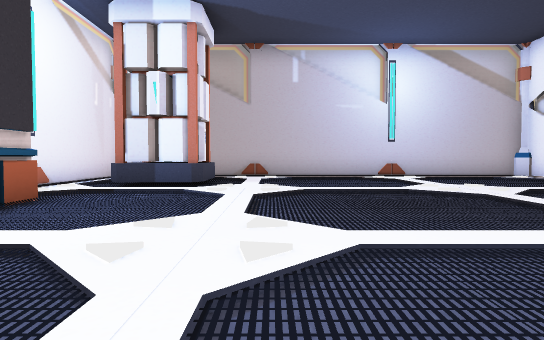
View 1 (above)

12 first-person views from a walk through a Unity game level. The camera is 0.59 m above the floor, tilts 2° down and sees 75° across. Doors are open. The floor is counted in squares, 1 m on a side. Each view is taken from the middle of a square. On the plan, view 1 faces up. The plan holds only what a view shows up to about 10 squares ahead; the rest is blank. The place goes on beyond the plan.

View 2
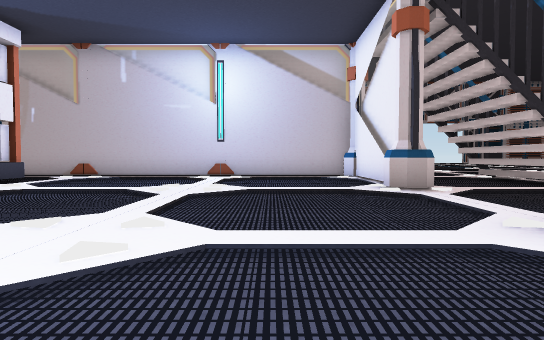

View 3
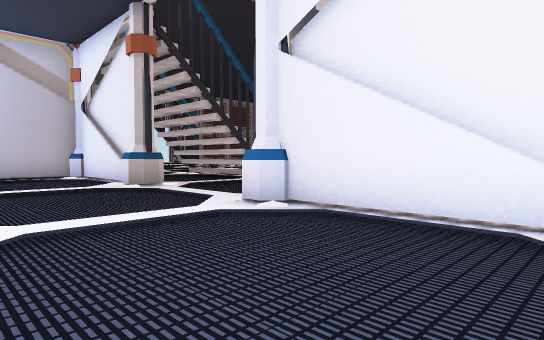

View 4
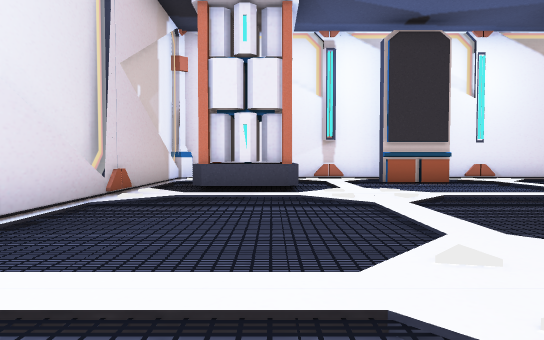

View 5
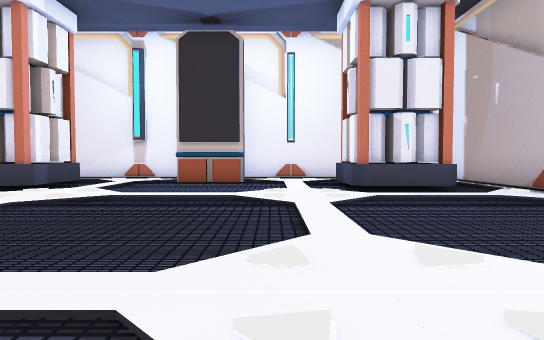

View 6
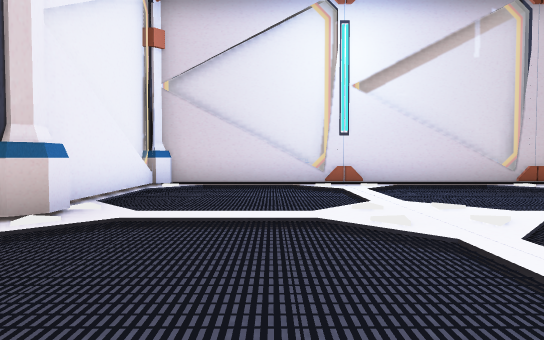

View 7
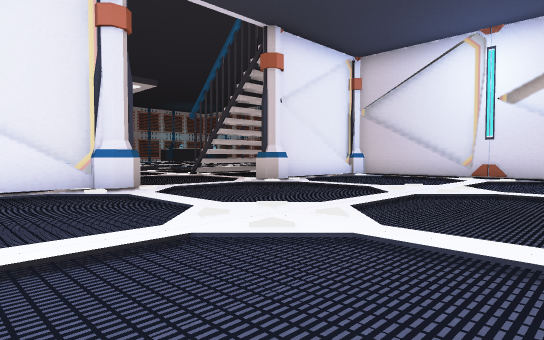

View 8
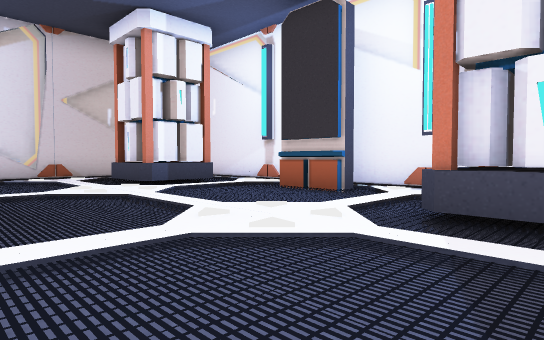

View 9
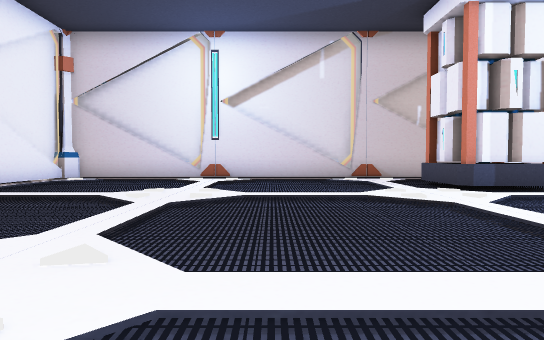

View 10
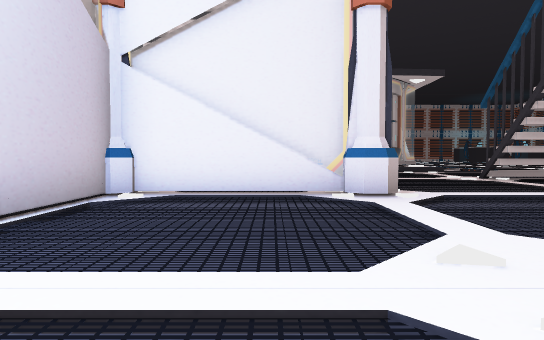

View 11
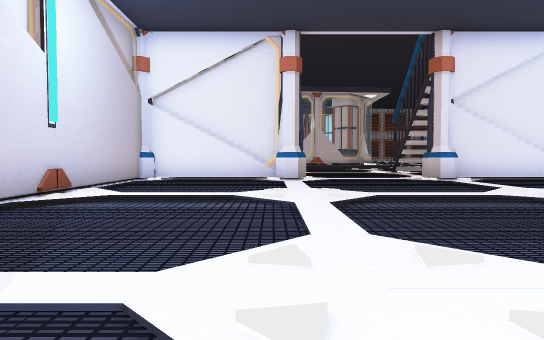

View 12
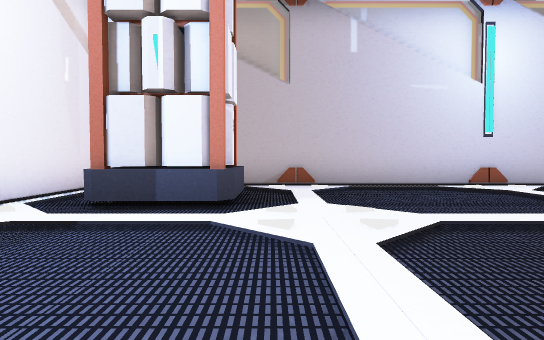

### Floor plan
Points are (right, up) in squares from view 1. A wall is a line through its corners. A room is listed if a view was taken in it or the views show most of it. See-through windows are left out.
Room 1 (views 1, 2, 3, 4, 5, 6, 7, 8, 9, 10, 11, 12)
walls: (3.7, -1.6) (5.4, -1.6); (-0.4, -1.6) (1.2, -1.6); (-4, 5.3) (-3.5, 5.3) (-3.5, 3.6); (7.4, 7.4) (7.4, 10.1); (7.6, 7.4) (7.6, 8.9); (7.6, -0.6) (7.6, 0.4); (7.4, -1.4) (7.4, 1.6); (-4.4, -1.4) (6.5, -1.4); (7.4, 10.4) (-4.1, 10.4); (-4.4, 10) (-4.4, -1)
ways out: open door at (7.4, 0.2); open door at (7.4, 8.8); open door at (7.6, 4.2)
objects: battery (-3, 0) to (-2, 1); battery (-3, 8) to (-2, 9); column (7, 2) to (8, 3); column (7, 6) to (8, 7)

Where each view was taken, in squares from view 1:
view 1: 0 up, 0 right, facing up
view 2: 0 up, 5 right, facing up
view 3: 1 down, 4 right, facing up-right
view 4: 1 up, 5 right, facing left
view 5: 6 up, 5 right, facing left
view 6: 6 up, 5 right, facing down
view 7: 9 up, 1 right, facing down-right
view 8: 9 up, 2 right, facing down-left
view 9: 8 up, 2 right, facing down
view 10: 8 up, 2 right, facing right
view 11: 7 up, 2 left, facing right
view 12: 3 up, 1 left, facing up
